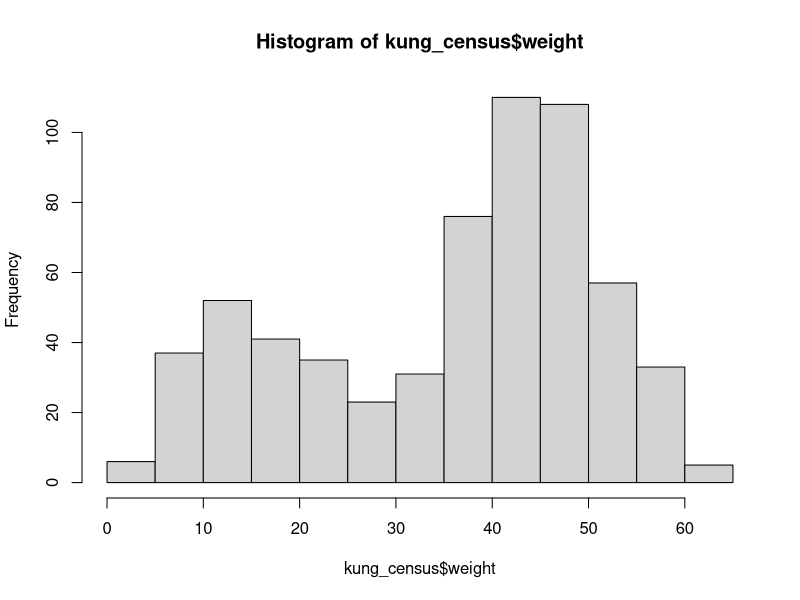
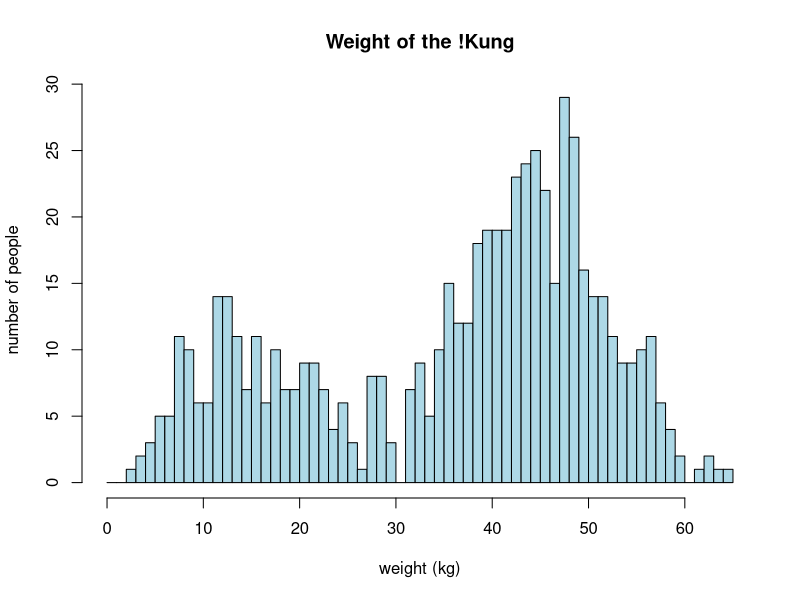
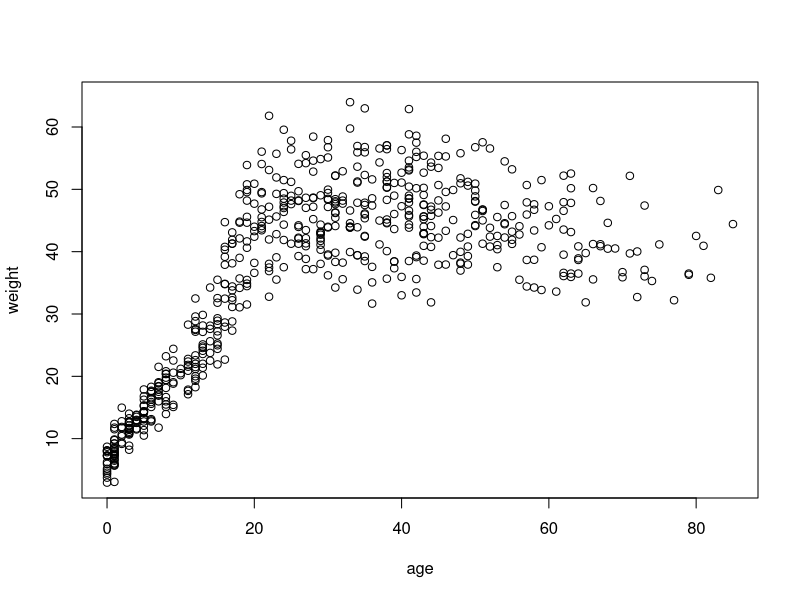
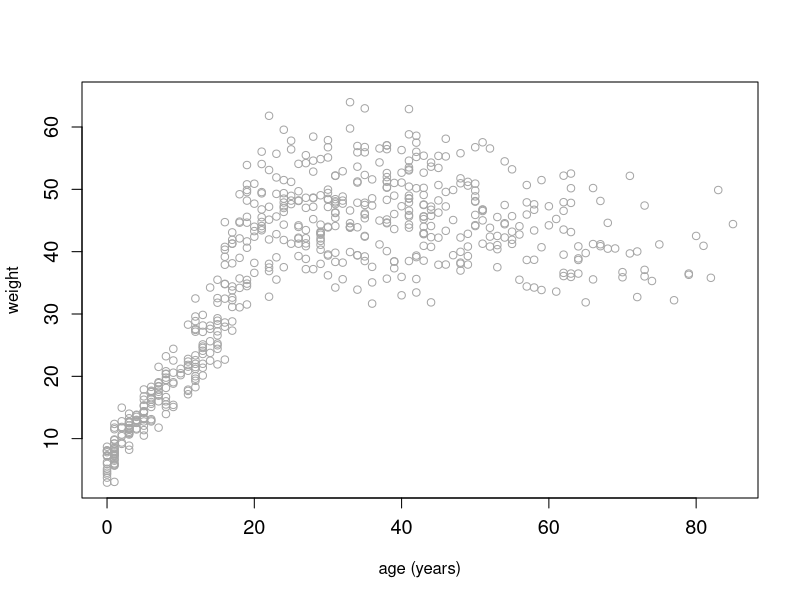
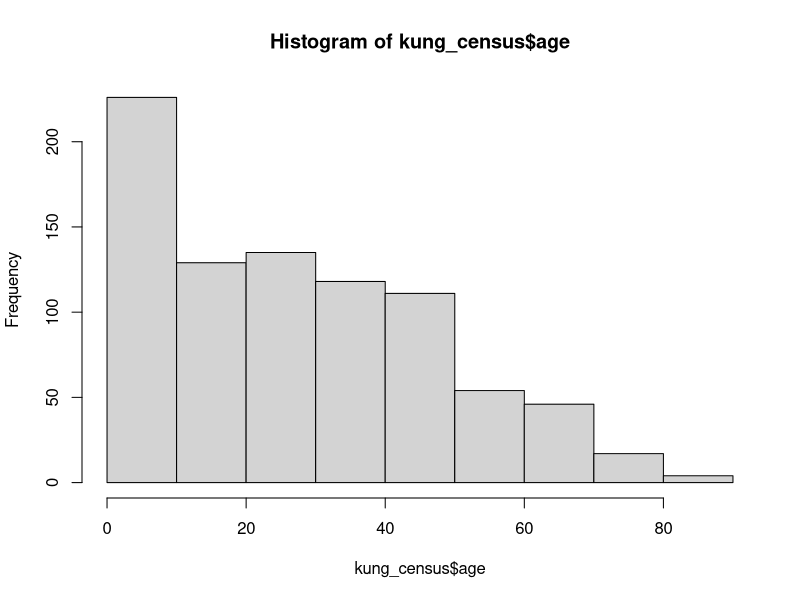
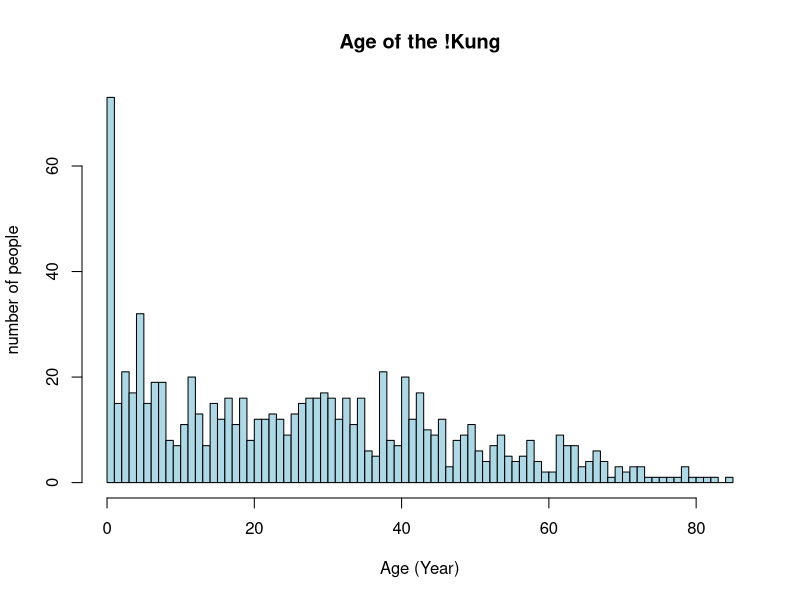
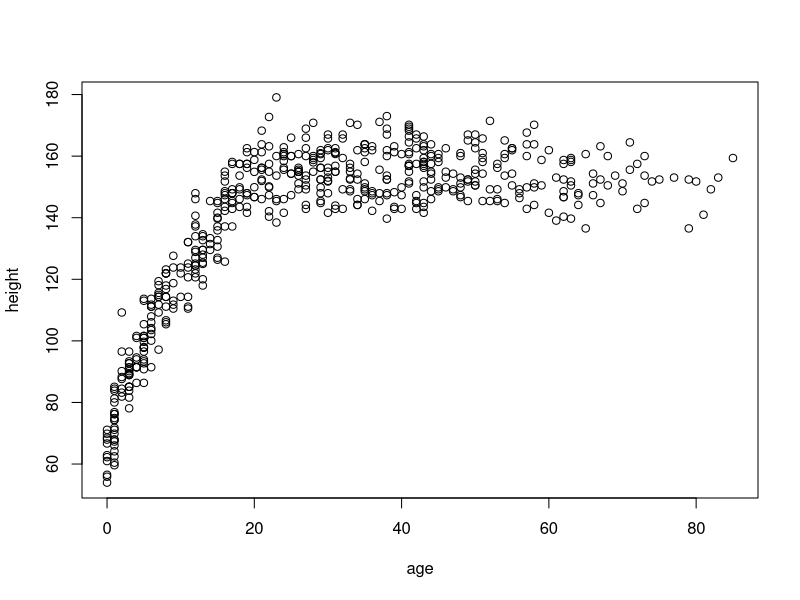
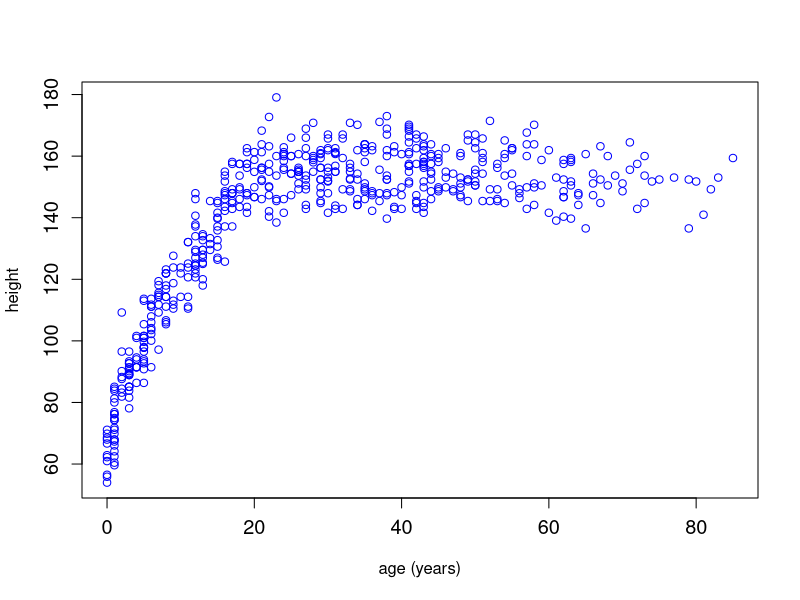

These charts were generated, in order, by the following R code: (Note: this script raises an error after producing the figures.)
library(readr)
kung_census<-read_csv("KungCensus.csv")
#discriptive statistic

## attach must follow detach, which is easy to forget, better don't use
mean(kung_census$weight, na.rm=T)
range(kung_census$weight, na.rm=T)
#mode
table(kung_census$weight)
table(as.integer(kung_census$weight))
## sort the table, according to frequency
sort(table(kung_census$weight))
##as integer: forget about what are at the behind the point...only integer. and frequancy also.
sort(table(as.integer(kung_census$weight)))
#median
median(kung_census$weight, na.rm=T)
#summaries
summary(kung_census$weight)
summary(kung_census$sex)
table(kung_census$sex)
summary(kung_census)
#measures of dispersal
var(kung_census$weight, na.rm=T)
sd(kung_census$weight, na.rm=T)
#histogram
hist(kung_census$weight)
hist(kung_census$weight, breaks=seq(0,65,1), freq=T,
     main="Weight of the !Kung", col="lightblue",
     xlab="weight (kg)", ylab="number of people")

#plot two patterns
plot(weight~age, data = kung_census)
plot(kung_census$weight ~ kung_census$age, cex.axis=1.2, 
     col="grey65", xlab="age (years)", ylab="weight")
## grey后面加数字， 数字越小 颜色越深
## cex: size of the point,  cex.axis the size of the number   cex.lab\



hist(kung_census$age)
range(kung_census$age,na.rm = TRUE)
hist(kung_census$age, breaks=seq(0,85,1), freq=T,
     main="Age of the !Kung", col="lightblue",
     xlab="Age (Year)", ylab="number of people")



plot(height~age, data= kung_census)
plot(kung_census$height ~ kung_census$age, cex.axis=1.2, 
     col="blue", xlab="age (years)", ylab="height")
plot(weight, height, data=kung_census)
